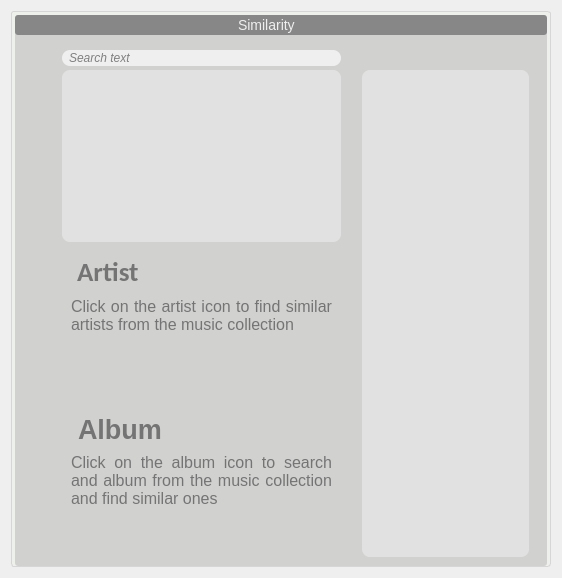
<?xml version="1.0" encoding="UTF-8"?>
<ui version="4.0">
 <class>Similarity</class>
 <widget class="QWidget" name="Similarity">
  <property name="geometry">
   <rect>
    <x>0</x>
    <y>0</y>
    <width>562</width>
    <height>483</height>
   </rect>
  </property>
  <property name="sizePolicy">
   <sizepolicy hsizetype="Expanding" vsizetype="Expanding">
    <horstretch>0</horstretch>
    <verstretch>0</verstretch>
   </sizepolicy>
  </property>
  <property name="windowTitle">
   <string>Form</string>
  </property>
  <layout class="QVBoxLayout" name="verticalLayout">
   <item>
    <widget class="QWidget" name="wWrapper" native="true">
     <property name="sizePolicy">
      <sizepolicy hsizetype="Expanding" vsizetype="Expanding">
       <horstretch>0</horstretch>
       <verstretch>0</verstretch>
      </sizepolicy>
     </property>
     <property name="styleSheet">
      <string notr="true">#wWrapper {
	background-color:rgba(237, 241, 230, 100);
	border: 0.5px solid  rgb(214, 214, 214);
	border-radius: 3px;

}</string>
     </property>
     <layout class="QVBoxLayout" name="verticalLayout_2">
      <property name="spacing">
       <number>0</number>
      </property>
      <property name="leftMargin">
       <number>4</number>
      </property>
      <property name="topMargin">
       <number>4</number>
      </property>
      <property name="rightMargin">
       <number>4</number>
      </property>
      <property name="bottomMargin">
       <number>1</number>
      </property>
      <item>
       <widget class="QWidget" name="wContainer" native="true">
        <property name="styleSheet">
         <string notr="true">#wContainer {
	background-color:rgba(188, 188, 188, 150);
	border-radius: 3px;
}</string>
        </property>
        <layout class="QVBoxLayout" name="verticalLayout_5">
         <property name="spacing">
          <number>0</number>
         </property>
         <property name="margin">
          <number>0</number>
         </property>
         <item>
          <widget class="QWidget" name="wToolBar" native="true">
           <property name="sizePolicy">
            <sizepolicy hsizetype="Expanding" vsizetype="Minimum">
             <horstretch>0</horstretch>
             <verstretch>0</verstretch>
            </sizepolicy>
           </property>
           <property name="minimumSize">
            <size>
             <width>0</width>
             <height>20</height>
            </size>
           </property>
           <property name="maximumSize">
            <size>
             <width>16777215</width>
             <height>20</height>
            </size>
           </property>
           <property name="styleSheet">
            <string notr="true">#wToolBar {
	background-color: rgba(103, 103, 103, 180);
	border: 0px;
	border-radius: 3px;
}

QLabel { font-size: 14px; color: rgb(239, 239, 239);}

QPushButton {	
	border: 0px solid black;
	border-radius: 1;
	background-color: transparent;
	text-align: center;
}

#btClose{ image: url(:icons/icons/close.png);}
#btClose::hover{ image: url(:icons/icons/close_on.png);}</string>
           </property>
           <layout class="QHBoxLayout" name="horizontalLayout_2">
            <property name="spacing">
             <number>2</number>
            </property>
            <property name="leftMargin">
             <number>5</number>
            </property>
            <property name="topMargin">
             <number>0</number>
            </property>
            <property name="rightMargin">
             <number>0</number>
            </property>
            <property name="bottomMargin">
             <number>0</number>
            </property>
            <item>
             <spacer name="horizontalSpacer_2">
              <property name="orientation">
               <enum>Qt::Horizontal</enum>
              </property>
              <property name="sizeHint" stdset="0">
               <size>
                <width>40</width>
                <height>20</height>
               </size>
              </property>
             </spacer>
            </item>
            <item>
             <widget class="QLabel" name="label">
              <property name="text">
               <string>Similarity</string>
              </property>
             </widget>
            </item>
            <item>
             <spacer name="horizontalSpacer">
              <property name="orientation">
               <enum>Qt::Horizontal</enum>
              </property>
              <property name="sizeHint" stdset="0">
               <size>
                <width>40</width>
                <height>20</height>
               </size>
              </property>
             </spacer>
            </item>
            <item>
             <widget class="QPushButton" name="btClose">
              <property name="sizePolicy">
               <sizepolicy hsizetype="Minimum" vsizetype="Minimum">
                <horstretch>0</horstretch>
                <verstretch>0</verstretch>
               </sizepolicy>
              </property>
              <property name="maximumSize">
               <size>
                <width>16777215</width>
                <height>18</height>
               </size>
              </property>
              <property name="text">
               <string/>
              </property>
             </widget>
            </item>
           </layout>
          </widget>
         </item>
         <item>
          <widget class="QWidget" name="wCenter" native="true">
           <property name="sizePolicy">
            <sizepolicy hsizetype="Expanding" vsizetype="Expanding">
             <horstretch>0</horstretch>
             <verstretch>0</verstretch>
            </sizepolicy>
           </property>
           <layout class="QHBoxLayout" name="horizontalLayout">
            <property name="topMargin">
             <number>15</number>
            </property>
            <item>
             <widget class="QWidget" name="wSelection" native="true">
              <property name="sizePolicy">
               <sizepolicy hsizetype="Minimum" vsizetype="Expanding">
                <horstretch>0</horstretch>
                <verstretch>0</verstretch>
               </sizepolicy>
              </property>
              <property name="maximumSize">
               <size>
                <width>150</width>
                <height>16777215</height>
               </size>
              </property>
              <property name="styleSheet">
               <string notr="true">QPushButton {
	border: 0px solid white;
	border-radius: 10;
	background-color: transparent;
}

QPushButton::hover { background-color: white;}</string>
              </property>
              <layout class="QVBoxLayout" name="verticalLayout_3">
               <property name="spacing">
                <number>0</number>
               </property>
               <property name="margin">
                <number>0</number>
               </property>
               <item>
                <widget class="QPushButton" name="btArtist">
                 <property name="sizePolicy">
                  <sizepolicy hsizetype="Expanding" vsizetype="Minimum">
                   <horstretch>0</horstretch>
                   <verstretch>0</verstretch>
                  </sizepolicy>
                 </property>
                 <property name="text">
                  <string/>
                 </property>
                 <property name="icon">
                  <iconset resource="../resources/icons.qrc">
                   <normaloff>:/icons/icons/artist_folder_96.png</normaloff>:/icons/icons/artist_folder_96.png</iconset>
                 </property>
                 <property name="iconSize">
                  <size>
                   <width>80</width>
                   <height>80</height>
                  </size>
                 </property>
                </widget>
               </item>
               <item>
                <widget class="QPushButton" name="btAlbum">
                 <property name="sizePolicy">
                  <sizepolicy hsizetype="Expanding" vsizetype="Minimum">
                   <horstretch>0</horstretch>
                   <verstretch>0</verstretch>
                  </sizepolicy>
                 </property>
                 <property name="text">
                  <string/>
                 </property>
                 <property name="icon">
                  <iconset resource="../resources/icons.qrc">
                   <normaloff>:/icons/icons/album.png</normaloff>:/icons/icons/album.png</iconset>
                 </property>
                 <property name="iconSize">
                  <size>
                   <width>80</width>
                   <height>80</height>
                  </size>
                 </property>
                </widget>
               </item>
              </layout>
             </widget>
            </item>
            <item>
             <widget class="QWidget" name="wSearch" native="true">
              <property name="sizePolicy">
               <sizepolicy hsizetype="Expanding" vsizetype="Expanding">
                <horstretch>0</horstretch>
                <verstretch>0</verstretch>
               </sizepolicy>
              </property>
              <property name="styleSheet">
               <string notr="true">QLineEdit {
	border: 0px;
	border-radius: 8px;
	background-color: rgb(239, 239, 239);
	padding-left: 5px;
	padding-right: 5px;
	font-style: italic;
	color: gray;
}

QToolTip {
	border: 1px solid grey;
	border-radius: 5px;
	background-color: rgba(74, 74, 74, 194);
	color: white;
}
QLineEdit:focus {
	border: 1px solid rgba(0, 128, 128, 194); 
	background-color: rgba(199, 211, 255, 223);
	font-style: normal;
}

QListWidget {
	border: 0px solid gray;
	border-radius: 8px;
	background-color: rgba(229, 229, 229, 199);
}</string>
              </property>
              <layout class="QVBoxLayout" name="verticalLayout_4">
               <property name="spacing">
                <number>4</number>
               </property>
               <property name="margin">
                <number>0</number>
               </property>
               <item>
                <widget class="QLineEdit" name="leSearch">
                 <property name="text">
                  <string>Search text</string>
                 </property>
                 <property name="frame">
                  <bool>true</bool>
                 </property>
                </widget>
               </item>
               <item>
                <widget class="QListWidget" name="listWidget">
                 <property name="font">
                  <font>
                   <pointsize>12</pointsize>
                  </font>
                 </property>
                 <property name="toolTip">
                  <string>&lt;!DOCTYPE HTML PUBLIC &quot;-//W3C//DTD HTML 4.0//EN&quot; &quot;http://www.w3.org/TR/REC-html40/strict.dtd&quot;&gt;
&lt;html&gt;&lt;head&gt;&lt;meta name=&quot;qrichtext&quot; content=&quot;1&quot; /&gt;&lt;style type=&quot;text/css&quot;&gt;
p, li { white-space: pre-wrap; }
&lt;/style&gt;&lt;/head&gt;&lt;body style=&quot; font-family:'Ubuntu'; font-size:9pt; font-weight:400; font-style:normal;&quot;&gt;
&lt;p align=&quot;justify&quot; style=&quot; margin-top:0px; margin-bottom:0px; margin-left:0px; margin-right:0px; -qt-block-indent:0; text-indent:0px;&quot;&gt;Click on the artist or album in the list to find similar ones.&lt;/p&gt;
&lt;p align=&quot;justify&quot; style=&quot;-qt-paragraph-type:empty; margin-top:0px; margin-bottom:0px; margin-left:0px; margin-right:0px; -qt-block-indent:0; text-indent:0px;&quot;&gt;&lt;/p&gt;
&lt;p align=&quot;justify&quot; style=&quot; margin-top:0px; margin-bottom:0px; margin-left:0px; margin-right:0px; -qt-block-indent:0; text-indent:0px;&quot;&gt;If there are to many on the list you can filter them using the&lt;/p&gt;
&lt;p align=&quot;justify&quot; style=&quot; margin-top:0px; margin-bottom:0px; margin-left:0px; margin-right:0px; -qt-block-indent:0; text-indent:0px;&quot;&gt;search bar above&lt;/p&gt;
&lt;p style=&quot;-qt-paragraph-type:empty; margin-top:0px; margin-bottom:0px; margin-left:0px; margin-right:0px; -qt-block-indent:0; text-indent:0px;&quot;&gt;&lt;/p&gt;&lt;/body&gt;&lt;/html&gt;</string>
                 </property>
                 <property name="frameShape">
                  <enum>QFrame::NoFrame</enum>
                 </property>
                 <property name="iconSize">
                  <size>
                   <width>50</width>
                   <height>50</height>
                  </size>
                 </property>
                </widget>
               </item>
               <item>
                <widget class="QWidget" name="wInfo" native="true">
                 <property name="sizePolicy">
                  <sizepolicy hsizetype="Expanding" vsizetype="Expanding">
                   <horstretch>0</horstretch>
                   <verstretch>0</verstretch>
                  </sizepolicy>
                 </property>
                 <layout class="QVBoxLayout" name="verticalLayout_6">
                  <property name="spacing">
                   <number>0</number>
                  </property>
                  <item>
                   <widget class="QLabel" name="_title">
                    <property name="sizePolicy">
                     <sizepolicy hsizetype="Fixed" vsizetype="Fixed">
                      <horstretch>0</horstretch>
                      <verstretch>0</verstretch>
                     </sizepolicy>
                    </property>
                    <property name="font">
                     <font>
                      <family>Calibri</family>
                      <pointsize>20</pointsize>
                      <weight>75</weight>
                      <bold>true</bold>
                     </font>
                    </property>
                    <property name="styleSheet">
                     <string notr="true">padding-bottom: 8px;
color: rgb(116, 116, 116);
</string>
                    </property>
                    <property name="text">
                     <string>Artist</string>
                    </property>
                    <property name="textFormat">
                     <enum>Qt::AutoText</enum>
                    </property>
                    <property name="alignment">
                     <set>Qt::AlignLeading|Qt::AlignLeft|Qt::AlignVCenter</set>
                    </property>
                    <property name="margin">
                     <number>0</number>
                    </property>
                   </widget>
                  </item>
                  <item>
                   <widget class="QLabel" name="_initialText">
                    <property name="sizePolicy">
                     <sizepolicy hsizetype="Expanding" vsizetype="Fixed">
                      <horstretch>0</horstretch>
                      <verstretch>0</verstretch>
                     </sizepolicy>
                    </property>
                    <property name="minimumSize">
                     <size>
                      <width>50</width>
                      <height>0</height>
                     </size>
                    </property>
                    <property name="maximumSize">
                     <size>
                      <width>280</width>
                      <height>16777215</height>
                     </size>
                    </property>
                    <property name="font">
                     <font>
                      <pointsize>12</pointsize>
                     </font>
                    </property>
                    <property name="styleSheet">
                     <string notr="true">padding-top: 0px;
color: rgb(116, 116, 116);
</string>
                    </property>
                    <property name="text">
                     <string>Click on the artist icon to find similar artists from the music collection</string>
                    </property>
                    <property name="textFormat">
                     <enum>Qt::AutoText</enum>
                    </property>
                    <property name="alignment">
                     <set>Qt::AlignJustify|Qt::AlignVCenter</set>
                    </property>
                    <property name="wordWrap">
                     <bool>true</bool>
                    </property>
                   </widget>
                  </item>
                  <item>
                   <spacer name="verticalSpacer_2">
                    <property name="orientation">
                     <enum>Qt::Vertical</enum>
                    </property>
                    <property name="sizeType">
                     <enum>QSizePolicy::Fixed</enum>
                    </property>
                    <property name="sizeHint" stdset="0">
                     <size>
                      <width>20</width>
                      <height>80</height>
                     </size>
                    </property>
                   </spacer>
                  </item>
                  <item>
                   <widget class="QLabel" name="label_2">
                    <property name="font">
                     <font>
                      <pointsize>20</pointsize>
                      <weight>75</weight>
                      <bold>true</bold>
                     </font>
                    </property>
                    <property name="styleSheet">
                     <string notr="true">padding-bottom: 8px;
color: rgb(116, 116, 116);
</string>
                    </property>
                    <property name="text">
                     <string>Album</string>
                    </property>
                    <property name="alignment">
                     <set>Qt::AlignLeading|Qt::AlignLeft|Qt::AlignVCenter</set>
                    </property>
                   </widget>
                  </item>
                  <item>
                   <widget class="QLabel" name="label_3">
                    <property name="sizePolicy">
                     <sizepolicy hsizetype="Expanding" vsizetype="Minimum">
                      <horstretch>0</horstretch>
                      <verstretch>0</verstretch>
                     </sizepolicy>
                    </property>
                    <property name="font">
                     <font>
                      <pointsize>12</pointsize>
                     </font>
                    </property>
                    <property name="styleSheet">
                     <string notr="true">padding-top: 0px;
color: rgb(116, 116, 116);
</string>
                    </property>
                    <property name="text">
                     <string>Click on the album icon to search and album from the music collection and find similar ones</string>
                    </property>
                    <property name="alignment">
                     <set>Qt::AlignJustify|Qt::AlignVCenter</set>
                    </property>
                    <property name="wordWrap">
                     <bool>true</bool>
                    </property>
                   </widget>
                  </item>
                  <item>
                   <spacer name="verticalSpacer">
                    <property name="orientation">
                     <enum>Qt::Vertical</enum>
                    </property>
                    <property name="sizeHint" stdset="0">
                     <size>
                      <width>20</width>
                      <height>40</height>
                     </size>
                    </property>
                   </spacer>
                  </item>
                 </layout>
                </widget>
               </item>
              </layout>
             </widget>
            </item>
            <item>
             <widget class="QWidget" name="wResult" native="true">
              <layout class="QVBoxLayout" name="verticalLayout_7">
               <property name="leftMargin">
                <number>15</number>
               </property>
               <property name="topMargin">
                <number>20</number>
               </property>
               <property name="bottomMargin">
                <number>0</number>
               </property>
               <item>
                <widget class="QListWidget" name="lwSimilar">
                 <property name="styleSheet">
                  <string notr="true">#lwSimilar {
background-color: rgba(229, 229, 229, 199);
border: 0px;
border-radius: 8px;
}</string>
                 </property>
                 <property name="iconSize">
                  <size>
                   <width>50</width>
                   <height>50</height>
                  </size>
                 </property>
                 <property name="isWrapping" stdset="0">
                  <bool>true</bool>
                 </property>
                 <property name="resizeMode">
                  <enum>QListView::Adjust</enum>
                 </property>
                 <property name="spacing">
                  <number>5</number>
                 </property>
                 <property name="wordWrap">
                  <bool>true</bool>
                 </property>
                 <property name="selectionRectVisible">
                  <bool>true</bool>
                 </property>
                </widget>
               </item>
              </layout>
             </widget>
            </item>
           </layout>
          </widget>
         </item>
        </layout>
       </widget>
      </item>
     </layout>
    </widget>
   </item>
  </layout>
 </widget>
 <resources>
  <include location="../resources/icons.qrc"/>
 </resources>
 <connections/>
</ui>
